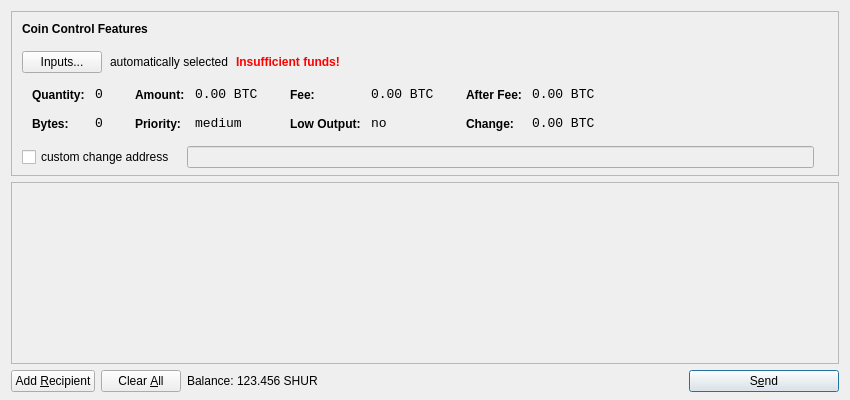
<?xml version="1.0" encoding="UTF-8"?>
<ui version="4.0">
 <class>SendCoinsDialog</class>
 <widget class="QDialog" name="SendCoinsDialog">
  <property name="geometry">
   <rect>
    <x>0</x>
    <y>0</y>
    <width>850</width>
    <height>400</height>
   </rect>
  </property>
  <property name="windowTitle">
   <string>Send Coins</string>
  </property>
  <layout class="QVBoxLayout" name="verticalLayout" stretch="0,1,0">
   <property name="bottomMargin">
    <number>8</number>
   </property>
   <item>
    <widget class="QFrame" name="frameCoinControl">
     <property name="sizePolicy">
      <sizepolicy hsizetype="Expanding" vsizetype="Expanding">
       <horstretch>0</horstretch>
       <verstretch>0</verstretch>
      </sizepolicy>
     </property>
     <property name="maximumSize">
      <size>
       <width>16777215</width>
       <height>16777215</height>
      </size>
     </property>
     <property name="frameShape">
      <enum>QFrame::StyledPanel</enum>
     </property>
     <property name="frameShadow">
      <enum>QFrame::Sunken</enum>
     </property>
     <layout class="QVBoxLayout" name="verticalLayoutCoinControl2">
      <property name="spacing">
       <number>-1</number>
      </property>
      <property name="leftMargin">
       <number>0</number>
      </property>
      <property name="topMargin">
       <number>0</number>
      </property>
      <property name="rightMargin">
       <number>0</number>
      </property>
      <property name="bottomMargin">
       <number>6</number>
      </property>
      <item>
       <layout class="QVBoxLayout" name="verticalLayoutCoinControl" stretch="0,0,0,0,1">
        <property name="spacing">
         <number>0</number>
        </property>
        <property name="leftMargin">
         <number>10</number>
        </property>
        <property name="topMargin">
         <number>10</number>
        </property>
        <item>
         <layout class="QHBoxLayout" name="horizontalLayoutCoinControl1">
          <property name="bottomMargin">
           <number>15</number>
          </property>
          <item>
           <widget class="QLabel" name="labelCoinControlFeatures">
            <property name="sizePolicy">
             <sizepolicy hsizetype="Preferred" vsizetype="Maximum">
              <horstretch>0</horstretch>
              <verstretch>0</verstretch>
             </sizepolicy>
            </property>
            <property name="font">
             <font>
              <weight>75</weight>
              <bold>true</bold>
             </font>
            </property>
            <property name="styleSheet">
             <string notr="true">font-weight:bold;</string>
            </property>
            <property name="text">
             <string>Coin Control Features</string>
            </property>
           </widget>
          </item>
         </layout>
        </item>
        <item>
         <layout class="QHBoxLayout" name="horizontalLayoutCoinControl2" stretch="0,0,0,0">
          <property name="spacing">
           <number>8</number>
          </property>
          <property name="bottomMargin">
           <number>10</number>
          </property>
          <item>
           <widget class="QPushButton" name="pushButtonCoinControl">
            <property name="styleSheet">
             <string notr="true"/>
            </property>
            <property name="text">
             <string>Inputs...</string>
            </property>
           </widget>
          </item>
          <item>
           <widget class="QLabel" name="labelCoinControlAutomaticallySelected">
            <property name="text">
             <string>automatically selected</string>
            </property>
            <property name="margin">
             <number>5</number>
            </property>
           </widget>
          </item>
          <item>
           <widget class="QLabel" name="labelCoinControlInsuffFunds">
            <property name="font">
             <font>
              <weight>75</weight>
              <bold>true</bold>
             </font>
            </property>
            <property name="styleSheet">
             <string notr="true">color:red;font-weight:bold;</string>
            </property>
            <property name="text">
             <string>Insufficient funds!</string>
            </property>
            <property name="margin">
             <number>5</number>
            </property>
           </widget>
          </item>
          <item>
           <spacer name="horizontalSpacerCoinControl">
            <property name="orientation">
             <enum>Qt::Horizontal</enum>
            </property>
            <property name="sizeHint" stdset="0">
             <size>
              <width>40</width>
              <height>1</height>
             </size>
            </property>
           </spacer>
          </item>
         </layout>
        </item>
        <item>
         <widget class="QWidget" name="widgetCoinControl" native="true">
          <property name="sizePolicy">
           <sizepolicy hsizetype="Preferred" vsizetype="Preferred">
            <horstretch>0</horstretch>
            <verstretch>0</verstretch>
           </sizepolicy>
          </property>
          <property name="minimumSize">
           <size>
            <width>0</width>
            <height>0</height>
           </size>
          </property>
          <property name="styleSheet">
           <string notr="true"/>
          </property>
          <layout class="QHBoxLayout" name="horizontalLayoutCoinControl5">
           <property name="margin">
            <number>0</number>
           </property>
           <item>
            <layout class="QHBoxLayout" name="horizontalLayoutCoinControl3" stretch="0,0,0,1">
             <property name="spacing">
              <number>20</number>
             </property>
             <property name="topMargin">
              <number>0</number>
             </property>
             <property name="bottomMargin">
              <number>10</number>
             </property>
             <item>
              <layout class="QFormLayout" name="formLayoutCoinControl1">
               <property name="horizontalSpacing">
                <number>10</number>
               </property>
               <property name="verticalSpacing">
                <number>14</number>
               </property>
               <property name="leftMargin">
                <number>10</number>
               </property>
               <property name="topMargin">
                <number>4</number>
               </property>
               <property name="rightMargin">
                <number>6</number>
               </property>
               <item row="0" column="0">
                <widget class="QLabel" name="labelCoinControlQuantityText">
                 <property name="styleSheet">
                  <string notr="true">font-weight:bold;</string>
                 </property>
                 <property name="text">
                  <string>Quantity:</string>
                 </property>
                 <property name="margin">
                  <number>0</number>
                 </property>
                </widget>
               </item>
               <item row="0" column="1">
                <widget class="QLabel" name="labelCoinControlQuantity">
                 <property name="font">
                  <font>
                   <family>Monospace</family>
                   <pointsize>10</pointsize>
                  </font>
                 </property>
                 <property name="cursor">
                  <cursorShape>IBeamCursor</cursorShape>
                 </property>
                 <property name="contextMenuPolicy">
                  <enum>Qt::ActionsContextMenu</enum>
                 </property>
                 <property name="text">
                  <string notr="true">0</string>
                 </property>
                 <property name="margin">
                  <number>0</number>
                 </property>
                 <property name="textInteractionFlags">
                  <set>Qt::LinksAccessibleByMouse|Qt::TextSelectableByKeyboard|Qt::TextSelectableByMouse</set>
                 </property>
                </widget>
               </item>
               <item row="1" column="0">
                <widget class="QLabel" name="labelCoinControlBytesText">
                 <property name="styleSheet">
                  <string notr="true">font-weight:bold;</string>
                 </property>
                 <property name="text">
                  <string>Bytes:</string>
                 </property>
                </widget>
               </item>
               <item row="1" column="1">
                <widget class="QLabel" name="labelCoinControlBytes">
                 <property name="font">
                  <font>
                   <family>Monospace</family>
                   <pointsize>10</pointsize>
                  </font>
                 </property>
                 <property name="cursor">
                  <cursorShape>IBeamCursor</cursorShape>
                 </property>
                 <property name="contextMenuPolicy">
                  <enum>Qt::ActionsContextMenu</enum>
                 </property>
                 <property name="text">
                  <string notr="true">0</string>
                 </property>
                 <property name="textInteractionFlags">
                  <set>Qt::LinksAccessibleByMouse|Qt::TextSelectableByKeyboard|Qt::TextSelectableByMouse</set>
                 </property>
                </widget>
               </item>
              </layout>
             </item>
             <item>
              <layout class="QFormLayout" name="formLayoutCoinControl2">
               <property name="horizontalSpacing">
                <number>10</number>
               </property>
               <property name="verticalSpacing">
                <number>14</number>
               </property>
               <property name="leftMargin">
                <number>6</number>
               </property>
               <property name="topMargin">
                <number>4</number>
               </property>
               <property name="rightMargin">
                <number>6</number>
               </property>
               <item row="0" column="0">
                <widget class="QLabel" name="labelCoinControlAmountText">
                 <property name="styleSheet">
                  <string notr="true">font-weight:bold;</string>
                 </property>
                 <property name="text">
                  <string>Amount:</string>
                 </property>
                 <property name="margin">
                  <number>0</number>
                 </property>
                </widget>
               </item>
               <item row="0" column="1">
                <widget class="QLabel" name="labelCoinControlAmount">
                 <property name="font">
                  <font>
                   <family>Monospace</family>
                   <pointsize>10</pointsize>
                  </font>
                 </property>
                 <property name="cursor">
                  <cursorShape>IBeamCursor</cursorShape>
                 </property>
                 <property name="contextMenuPolicy">
                  <enum>Qt::ActionsContextMenu</enum>
                 </property>
                 <property name="text">
                  <string notr="true">0.00 BTC</string>
                 </property>
                 <property name="textInteractionFlags">
                  <set>Qt::LinksAccessibleByMouse|Qt::TextSelectableByKeyboard|Qt::TextSelectableByMouse</set>
                 </property>
                </widget>
               </item>
               <item row="1" column="0">
                <widget class="QLabel" name="labelCoinControlPriorityText">
                 <property name="styleSheet">
                  <string notr="true">font-weight:bold;</string>
                 </property>
                 <property name="text">
                  <string>Priority:</string>
                 </property>
                </widget>
               </item>
               <item row="1" column="1">
                <widget class="QLabel" name="labelCoinControlPriority">
                 <property name="font">
                  <font>
                   <family>Monospace</family>
                   <pointsize>10</pointsize>
                  </font>
                 </property>
                 <property name="cursor">
                  <cursorShape>IBeamCursor</cursorShape>
                 </property>
                 <property name="contextMenuPolicy">
                  <enum>Qt::ActionsContextMenu</enum>
                 </property>
                 <property name="text">
                  <string>medium</string>
                 </property>
                 <property name="textInteractionFlags">
                  <set>Qt::LinksAccessibleByMouse|Qt::TextSelectableByKeyboard|Qt::TextSelectableByMouse</set>
                 </property>
                </widget>
               </item>
              </layout>
             </item>
             <item>
              <layout class="QFormLayout" name="formLayoutCoinControl3">
               <property name="horizontalSpacing">
                <number>10</number>
               </property>
               <property name="verticalSpacing">
                <number>14</number>
               </property>
               <property name="leftMargin">
                <number>6</number>
               </property>
               <property name="topMargin">
                <number>4</number>
               </property>
               <property name="rightMargin">
                <number>6</number>
               </property>
               <item row="0" column="0">
                <widget class="QLabel" name="labelCoinControlFeeText">
                 <property name="styleSheet">
                  <string notr="true">font-weight:bold;</string>
                 </property>
                 <property name="text">
                  <string>Fee:</string>
                 </property>
                 <property name="margin">
                  <number>0</number>
                 </property>
                </widget>
               </item>
               <item row="0" column="1">
                <widget class="QLabel" name="labelCoinControlFee">
                 <property name="font">
                  <font>
                   <family>Monospace</family>
                   <pointsize>10</pointsize>
                  </font>
                 </property>
                 <property name="cursor">
                  <cursorShape>IBeamCursor</cursorShape>
                 </property>
                 <property name="contextMenuPolicy">
                  <enum>Qt::ActionsContextMenu</enum>
                 </property>
                 <property name="text">
                  <string notr="true">0.00 BTC</string>
                 </property>
                 <property name="textInteractionFlags">
                  <set>Qt::LinksAccessibleByMouse|Qt::TextSelectableByKeyboard|Qt::TextSelectableByMouse</set>
                 </property>
                </widget>
               </item>
               <item row="1" column="0">
                <widget class="QLabel" name="labelCoinControlLowOutputText">
                 <property name="styleSheet">
                  <string notr="true">font-weight:bold;</string>
                 </property>
                 <property name="text">
                  <string>Low Output:</string>
                 </property>
                </widget>
               </item>
               <item row="1" column="1">
                <widget class="QLabel" name="labelCoinControlLowOutput">
                 <property name="font">
                  <font>
                   <family>Monospace</family>
                   <pointsize>10</pointsize>
                  </font>
                 </property>
                 <property name="cursor">
                  <cursorShape>IBeamCursor</cursorShape>
                 </property>
                 <property name="contextMenuPolicy">
                  <enum>Qt::ActionsContextMenu</enum>
                 </property>
                 <property name="text">
                  <string>no</string>
                 </property>
                 <property name="textInteractionFlags">
                  <set>Qt::LinksAccessibleByMouse|Qt::TextSelectableByKeyboard|Qt::TextSelectableByMouse</set>
                 </property>
                </widget>
               </item>
              </layout>
             </item>
             <item>
              <layout class="QFormLayout" name="formLayoutCoinControl4">
               <property name="horizontalSpacing">
                <number>10</number>
               </property>
               <property name="verticalSpacing">
                <number>14</number>
               </property>
               <property name="leftMargin">
                <number>6</number>
               </property>
               <property name="topMargin">
                <number>4</number>
               </property>
               <property name="rightMargin">
                <number>6</number>
               </property>
               <item row="0" column="0">
                <widget class="QLabel" name="labelCoinControlAfterFeeText">
                 <property name="styleSheet">
                  <string notr="true">font-weight:bold;</string>
                 </property>
                 <property name="text">
                  <string>After Fee:</string>
                 </property>
                 <property name="margin">
                  <number>0</number>
                 </property>
                </widget>
               </item>
               <item row="0" column="1">
                <widget class="QLabel" name="labelCoinControlAfterFee">
                 <property name="font">
                  <font>
                   <family>Monospace</family>
                   <pointsize>10</pointsize>
                  </font>
                 </property>
                 <property name="cursor">
                  <cursorShape>IBeamCursor</cursorShape>
                 </property>
                 <property name="contextMenuPolicy">
                  <enum>Qt::ActionsContextMenu</enum>
                 </property>
                 <property name="text">
                  <string notr="true">0.00 BTC</string>
                 </property>
                 <property name="textInteractionFlags">
                  <set>Qt::LinksAccessibleByMouse|Qt::TextSelectableByKeyboard|Qt::TextSelectableByMouse</set>
                 </property>
                </widget>
               </item>
               <item row="1" column="0">
                <widget class="QLabel" name="labelCoinControlChangeText">
                 <property name="styleSheet">
                  <string notr="true">font-weight:bold;</string>
                 </property>
                 <property name="text">
                  <string>Change:</string>
                 </property>
                </widget>
               </item>
               <item row="1" column="1">
                <widget class="QLabel" name="labelCoinControlChange">
                 <property name="font">
                  <font>
                   <family>Monospace</family>
                   <pointsize>10</pointsize>
                  </font>
                 </property>
                 <property name="cursor">
                  <cursorShape>IBeamCursor</cursorShape>
                 </property>
                 <property name="contextMenuPolicy">
                  <enum>Qt::ActionsContextMenu</enum>
                 </property>
                 <property name="text">
                  <string notr="true">0.00 BTC</string>
                 </property>
                 <property name="textInteractionFlags">
                  <set>Qt::LinksAccessibleByMouse|Qt::TextSelectableByKeyboard|Qt::TextSelectableByMouse</set>
                 </property>
                </widget>
               </item>
              </layout>
             </item>
            </layout>
           </item>
          </layout>
         </widget>
        </item>
        <item>
         <layout class="QHBoxLayout" name="horizontalLayoutCoinControl4" stretch="0,0,0">
          <property name="spacing">
           <number>12</number>
          </property>
          <property name="sizeConstraint">
           <enum>QLayout::SetDefaultConstraint</enum>
          </property>
          <property name="topMargin">
           <number>5</number>
          </property>
          <property name="rightMargin">
           <number>5</number>
          </property>
          <item>
           <widget class="QCheckBox" name="checkBoxCoinControlChange">
            <property name="text">
             <string>custom change address</string>
            </property>
           </widget>
          </item>
          <item>
           <widget class="QLineEdit" name="lineEditCoinControlChange">
            <property name="enabled">
             <bool>false</bool>
            </property>
            <property name="sizePolicy">
             <sizepolicy hsizetype="Expanding" vsizetype="Fixed">
              <horstretch>0</horstretch>
              <verstretch>0</verstretch>
             </sizepolicy>
            </property>
           </widget>
          </item>
          <item>
           <widget class="QLabel" name="labelCoinControlChangeLabel">
            <property name="sizePolicy">
             <sizepolicy hsizetype="Preferred" vsizetype="Expanding">
              <horstretch>0</horstretch>
              <verstretch>0</verstretch>
             </sizepolicy>
            </property>
            <property name="minimumSize">
             <size>
              <width>0</width>
              <height>0</height>
             </size>
            </property>
            <property name="text">
             <string/>
            </property>
            <property name="margin">
             <number>3</number>
            </property>
           </widget>
          </item>
         </layout>
        </item>
        <item>
         <spacer name="verticalSpacerCoinControl">
          <property name="orientation">
           <enum>Qt::Vertical</enum>
          </property>
          <property name="sizeHint" stdset="0">
           <size>
            <width>800</width>
            <height>1</height>
           </size>
          </property>
         </spacer>
        </item>
       </layout>
      </item>
     </layout>
    </widget>
   </item>
   <item>
    <widget class="QScrollArea" name="scrollArea">
     <property name="widgetResizable">
      <bool>true</bool>
     </property>
     <widget class="QWidget" name="scrollAreaWidgetContents">
      <property name="geometry">
       <rect>
        <x>0</x>
        <y>0</y>
        <width>830</width>
        <height>165</height>
       </rect>
      </property>
      <layout class="QVBoxLayout" name="verticalLayout_2">
       <property name="margin">
        <number>0</number>
       </property>
       <item>
        <layout class="QVBoxLayout" name="entries">
         <property name="spacing">
          <number>6</number>
         </property>
        </layout>
       </item>
       <item>
        <spacer name="verticalSpacer">
         <property name="orientation">
          <enum>Qt::Vertical</enum>
         </property>
         <property name="sizeHint" stdset="0">
          <size>
           <width>20</width>
           <height>40</height>
          </size>
         </property>
        </spacer>
       </item>
      </layout>
     </widget>
    </widget>
   </item>
   <item>
    <layout class="QHBoxLayout" name="horizontalLayout">
     <item>
      <widget class="QPushButton" name="addButton">
       <property name="toolTip">
        <string>Send to multiple recipients at once</string>
       </property>
       <property name="text">
        <string>Add &amp;Recipient</string>
       </property>
       <property name="icon">
        <iconset resource="../bitcoin.qrc">
         <normaloff>:/icons/add</normaloff>:/icons/add</iconset>
       </property>
       <property name="autoDefault">
        <bool>false</bool>
       </property>
      </widget>
     </item>
     <item>
      <widget class="QPushButton" name="clearButton">
       <property name="sizePolicy">
        <sizepolicy hsizetype="Minimum" vsizetype="Fixed">
         <horstretch>0</horstretch>
         <verstretch>0</verstretch>
        </sizepolicy>
       </property>
       <property name="toolTip">
        <string>Remove all transaction fields</string>
       </property>
       <property name="text">
        <string>Clear &amp;All</string>
       </property>
       <property name="icon">
        <iconset resource="../bitcoin.qrc">
         <normaloff>:/icons/remove</normaloff>:/icons/remove</iconset>
       </property>
       <property name="autoRepeatDelay">
        <number>300</number>
       </property>
       <property name="autoDefault">
        <bool>false</bool>
       </property>
      </widget>
     </item>
     <item>
      <layout class="QHBoxLayout" name="horizontalLayout_2">
       <property name="spacing">
        <number>3</number>
       </property>
       <item>
        <widget class="QLabel" name="label">
         <property name="text">
          <string>Balance:</string>
         </property>
        </widget>
       </item>
       <item>
        <widget class="QLabel" name="labelBalance">
         <property name="cursor">
          <cursorShape>IBeamCursor</cursorShape>
         </property>
         <property name="text">
          <string>123.456 SHUR</string>
         </property>
         <property name="textInteractionFlags">
          <set>Qt::LinksAccessibleByMouse|Qt::TextSelectableByKeyboard|Qt::TextSelectableByMouse</set>
         </property>
        </widget>
       </item>
      </layout>
     </item>
     <item>
      <spacer name="horizontalSpacer">
       <property name="orientation">
        <enum>Qt::Horizontal</enum>
       </property>
       <property name="sizeHint" stdset="0">
        <size>
         <width>40</width>
         <height>20</height>
        </size>
       </property>
      </spacer>
     </item>
     <item>
      <widget class="QPushButton" name="sendButton">
       <property name="minimumSize">
        <size>
         <width>150</width>
         <height>0</height>
        </size>
       </property>
       <property name="toolTip">
        <string>Confirm the send action</string>
       </property>
       <property name="text">
        <string>S&amp;end</string>
       </property>
       <property name="icon">
        <iconset resource="../bitcoin.qrc">
         <normaloff>:/icons/send</normaloff>:/icons/send</iconset>
       </property>
       <property name="default">
        <bool>true</bool>
       </property>
      </widget>
     </item>
    </layout>
   </item>
  </layout>
 </widget>
 <resources>
  <include location="../bitcoin.qrc"/>
 </resources>
 <connections/>
</ui>
